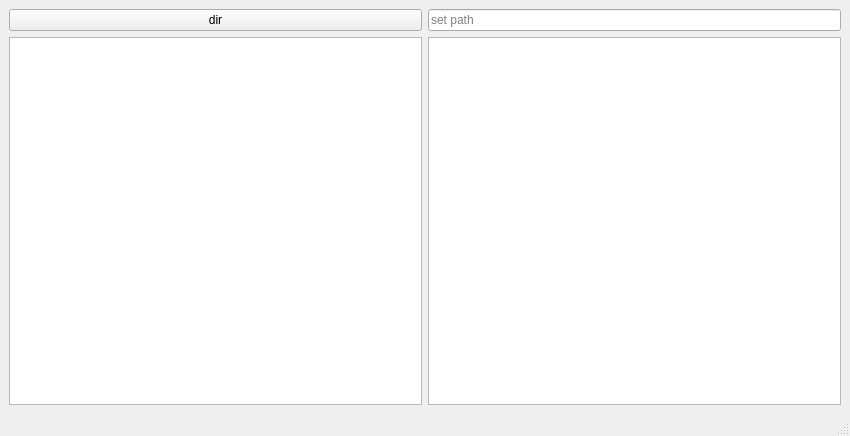
<?xml version="1.0" encoding="UTF-8"?>
<ui version="4.0">
 <class>MainWindow</class>
 <widget class="QMainWindow" name="MainWindow">
  <property name="geometry">
   <rect>
    <x>0</x>
    <y>0</y>
    <width>850</width>
    <height>436</height>
   </rect>
  </property>
  <property name="windowTitle">
   <string>MainWindow</string>
  </property>
  <widget class="QWidget" name="centralwidget">
   <layout class="QGridLayout" name="gridLayout">
    <item row="1" column="0">
     <widget class="QPushButton" name="pushButton">
      <property name="text">
       <string>dir</string>
      </property>
     </widget>
    </item>
    <item row="2" column="0">
     <widget class="QTreeView" name="treeView"/>
    </item>
    <item row="2" column="1">
     <widget class="QListWidget" name="listWidget"/>
    </item>
    <item row="1" column="1">
     <widget class="QLineEdit" name="lineEdit">
      <property name="placeholderText">
       <string>set path</string>
      </property>
     </widget>
    </item>
   </layout>
  </widget>
  <widget class="QStatusBar" name="statusbar"/>
  <action name="actionset_path">
   <property name="text">
    <string>set path</string>
   </property>
  </action>
 </widget>
 <resources/>
 <connections/>
</ui>
